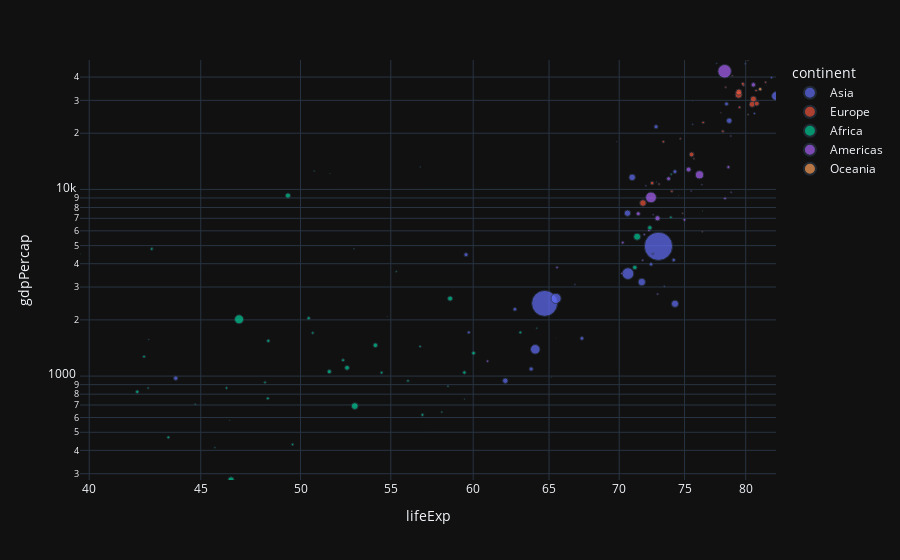

Notebook cell for this chart:
### Code cell
px.scatter(
    temp_df, 
    x='lifeExp',  # X-axis: Life Expectancy for each country
    y='gdpPercap',  # Y-axis: GDP per Capita for each country
    color='continent',  # Color each point by the continent of the country
    size='pop',  # Adjust the size of each point based on the population of the country
    hover_name='country',  # Show the country's name when hovering over the point
    log_x=True,  # Apply a logarithmic scale to the X-axis (life expectancy)
    log_y=True,  # Apply a logarithmic scale to the Y-axis (GDP per capita)
    range_x=[temp_df['lifeExp'].min(), temp_df['lifeExp'].max()],  # Set the range for the X-axis based on the minimum and maximum values of life expectancy
    range_y=[temp_df['gdpPercap'].min(), temp_df['gdpPercap'].max()],  # Set the range for the Y-axis based on the minimum and maximum values of GDP per capita
    template="plotly_dark"  # Use a dark theme for the plot
)

### Figure 1 — Plotly figure (JSON) as saved in the notebook; plotly's stock layout.template omitted (floating-point values rounded to 4 significant figures)
{"data": [{"hovertemplate": "<b>%{hovertext}</b><br><br>continent=Asia<br>lifeExp=%{x}<br>gdpPercap=%{y}<br>pop=%{marker.size}<extra></extra>", "hovertext": ["Afghanistan", "Bahrain", "Bangladesh", "Cambodia", "China", "Hong Kong, China", "India", "Indonesia", "Iran", "Iraq", "Israel", "Japan", "Jordan", "Korea, Dem. Rep.", "Korea, Rep.", "Kuwait", "Lebanon", "Malaysia", "Mongolia", "Myanmar", "Nepal", "Oman", "Pakistan", "Philippines", "Saudi Arabia", "Singapore", "Sri Lanka", "Syria", "Taiwan", "Thailand", "Vietnam", "West Bank and Gaza", "Yemen, Rep."], "legendgroup": "Asia", "marker": {"color": "#636efa", "size": [31889923, 708573, 150448339, 14131858, 1318683096, 6980412, 1110396331, 223547000, 69453570, 27499638, 6426679, 127467972, 6053193, 23301725, 49044790, 2505559, 3921278, 24821286, 2874127, 47761980, 28901790, 3204897, 169270617, 91077287, 27601038, 4553009, 20378239, 19314747, 23174294, 65068149, 85262356, 4018332, 22211743], "sizemode": "area", "sizeref": 3297000.0, "symbol": "circle"}, "mode": "markers", "name": "Asia", "orientation": "v", "showlegend": true, "type": "scatter", "x": [43.83, 75.64, 64.06, 59.72, 72.96, 82.21, 64.7, 70.65, 70.96, 59.55, 80.75, 82.6, 72.53, 67.3, 78.62, 77.59, 71.99, 74.24, 66.8, 62.07, 63.78, 75.64, 65.48, 71.69, 72.78, 79.97, 72.4, 74.14, 78.4, 70.62, 74.25, 73.42, 62.7], "xaxis": "x", "y": [974.6, 29800.0, 1391.0, 1714.0, 4959.0, 39720.0, 2452.0, 3541.0, 11610.0, 4471.0, 25520.0, 31660.0, 4519.0, 1593.0, 23350.0, 47310.0, 10460.0, 12450.0, 3096.0, 944.0, 1091.0, 22320.0, 2606.0, 3190.0, 21650.0, 47140.0, 3970.0, 4185.0, 28720.0, 7458.0, 2442.0, 3025.0, 2281.0], "yaxis": "y"}, {"hovertemplate": "<b>%{hovertext}</b><br><br>continent=Europe<br>lifeExp=%{x}<br>gdpPercap=%{y}<br>pop=%{marker.size}<extra></extra>", "hovertext": ["Albania", "Austria", "Belgium", "Bosnia and Herzegovina", "Bulgaria", "Croatia", "Czech Republic", "Denmark", "Finland", "France", "Germany", "Greece", "Hungary", "Iceland", "Ireland", "Italy", "Montenegro", "Netherlands", "Norway", "Poland", "Portugal", "Romania", "Serbia", "Slovak Republic", "Slovenia", "Spain", "Sweden", "Switzerland", "Turkey", "United Kingdom"], "legendgroup": "Europe", "marker": {"color": "#EF553B", "size": [3600523, 8199783, 10392226, 4552198, 7322858, 4493312, 10228744, 5468120, 5238460, 61083916, 82400996, 10706290, 9956108, 301931, 4109086, 58147733, 684736, 16570613, 4627926, 38518241, 10642836, 22276056, 10150265, 5447502, 2009245, 40448191, 9031088, 7554661, 71158647, 60776238], "sizemode": "area", "sizeref": 3297000.0, "symbol": "circle"}, "mode": "markers", "name": "Europe", "orientation": "v", "showlegend": true, "type": "scatter", "x": [76.42, 79.83, 79.44, 74.85, 73.0, 75.75, 76.49, 78.33, 79.31, 80.66, 79.41, 79.48, 73.34, 81.76, 78.89, 80.55, 74.54, 79.76, 80.2, 75.56, 78.1, 72.48, 74.0, 74.66, 77.93, 80.94, 80.88, 81.7, 71.78, 79.42], "xaxis": "x", "y": [5937.0, 36130.0, 33690.0, 7446.0, 10680.0, 14620.0, 22830.0, 35280.0, 33210.0, 30470.0, 32170.0, 27540.0, 18010.0, 36180.0, 40680.0, 28570.0, 9254.0, 36800.0, 49360.0, 15390.0, 20510.0, 10810.0, 9787.0, 18680.0, 25770.0, 28820.0, 33860.0, 37510.0, 8458.0, 33200.0], "yaxis": "y"}, {"hovertemplate": "<b>%{hovertext}</b><br><br>continent=Africa<br>lifeExp=%{x}<br>gdpPercap=%{y}<br>pop=%{marker.size}<extra></extra>", "hovertext": ["Algeria", "Angola", "Benin", "Botswana", "Burkina Faso", "Burundi", "Cameroon", "Central African Republic", "Chad", "Comoros", "Congo, Dem. Rep.", "Congo, Rep.", "Cote d'Ivoire", "Djibouti", "Egypt", "Equatorial Guinea", "Eritrea", "Ethiopia", "Gabon", "Gambia", "Ghana", "Guinea", "Guinea-Bissau", "Kenya", "Lesotho", "Liberia", "Libya", "Madagascar", "Malawi", "Mali", "Mauritania", "Mauritius", "Morocco", "Mozambique", "Namibia", "Niger", "Nigeria", "Reunion", "Rwanda", "Sao Tome and Principe", "Senegal", "Sierra Leone", "Somalia", "South Africa", "Sudan", "Swaziland", "Tanzania", "Togo", "Tunisia", "Uganda", "Zambia", "Zimbabwe"], "legendgroup": "Africa", "marker": {"color": "#00cc96", "size": [33333216, 12420476, 8078314, 1639131, 14326203, 8390505, 17696293, 4369038, 10238807, 710960, 64606759, 3800610, 18013409, 496374, 80264543, 551201, 4906585, 76511887, 1454867, 1688359, 22873338, 9947814, 1472041, 35610177, 2012649, 3193942, 6036914, 19167654, 13327079, 12031795, 3270065, 1250882, 33757175, 19951656, 2055080, 12894865, 135031164, 798094, 8860588, 199579, 12267493, 6144562, 9118773, 43997828, 42292929, 1133066, 38139640, 5701579, 10276158, 29170398, 11746035, 12311143], "sizemode": "area", "sizeref": 3297000.0, "symbol": "circle"}, "mode": "markers", "name": "Africa", "orientation": "v", "showlegend": true, "type": "scatter", "x": [72.3, 42.73, 56.73, 50.73, 52.3, 49.58, 50.43, 44.74, 50.65, 65.15, 46.46, 55.32, 48.33, 54.79, 71.34, 51.58, 58.04, 52.95, 56.73, 59.45, 60.02, 56.01, 46.39, 54.11, 42.59, 45.68, 73.95, 59.44, 48.3, 54.47, 64.16, 72.8, 71.16, 42.08, 52.91, 56.87, 46.86, 76.44, 46.24, 65.53, 63.06, 42.57, 48.16, 49.34, 58.56, 39.61, 52.52, 58.42, 73.92, 51.54, 42.38, 43.49], "xaxis": "x", "y": [6223.0, 4797.0, 1441.0, 12570.0, 1217.0, 430.1, 2042.0, 706.0, 1704.0, 986.1, 277.6, 3633.0, 1545.0, 2082.0, 5581.0, 12150.0, 641.4, 690.8, 13210.0, 752.7, 1328.0, 942.7, 579.2, 1463.0, 1569.0, 414.5, 12060.0, 1045.0, 759.3, 1043.0, 1803.0, 10960.0, 3820.0, 823.7, 4811.0, 619.7, 2014.0, 7670.0, 863.1, 1598.0, 1712.0, 862.5, 926.1, 9270.0, 2602.0, 4513.0, 1107.0, 883.0, 7093.0, 1056.0, 1271.0, 469.7], "yaxis": "y"}, {"hovertemplate": "<b>%{hovertext}</b><br><br>continent=Americas<br>lifeExp=%{x}<br>gdpPercap=%{y}<br>pop=%{marker.size}<extra></extra>", "hovertext": ["Argentina", "Bolivia", "Brazil", "Canada", "Chile", "Colombia", "Costa Rica", "Cuba", "Dominican Republic", "Ecuador", "El Salvador", "Guatemala", "Haiti", "Honduras", "Jamaica", "Mexico", "Nicaragua", "Panama", "Paraguay", "Peru", "Puerto Rico", "Trinidad and Tobago", "United States", "Uruguay", "Venezuela"], "legendgroup": "Americas", "marker": {"color": "#ab63fa", "size": [40301927, 9119152, 190010647, 33390141, 16284741, 44227550, 4133884, 11416987, 9319622, 13755680, 6939688, 12572928, 8502814, 7483763, 2780132, 108700891, 5675356, 3242173, 6667147, 28674757, 3942491, 1056608, 301139947, 3447496, 26084662], "sizemode": "area", "sizeref": 3297000.0, "symbol": "circle"}, "mode": "markers", "name": "Americas", "orientation": "v", "showlegend": true, "type": "scatter", "x": [75.32, 65.55, 72.39, 80.65, 78.55, 72.89, 78.78, 78.27, 72.23, 74.99, 71.88, 70.26, 60.92, 70.2, 72.57, 76.19, 72.9, 75.54, 71.75, 71.42, 78.75, 69.82, 78.24, 76.38, 73.75], "xaxis": "x", "y": [12780.0, 3822.0, 9066.0, 36320.0, 13170.0, 7007.0, 9645.0, 8948.0, 6025.0, 6873.0, 5728.0, 5186.0, 1202.0, 3548.0, 7321.0, 11980.0, 2749.0, 9809.0, 4173.0, 7409.0, 19330.0, 18010.0, 42950.0, 10610.0, 11420.0], "yaxis": "y"}, {"hovertemplate": "<b>%{hovertext}</b><br><br>continent=Oceania<br>lifeExp=%{x}<br>gdpPercap=%{y}<br>pop=%{marker.size}<extra></extra>", "hovertext": ["Australia", "New Zealand"], "legendgroup": "Oceania", "marker": {"color": "#FFA15A", "size": [20434176, 4115771], "sizemode": "area", "sizeref": 3297000.0, "symbol": "circle"}, "mode": "markers", "name": "Oceania", "orientation": "v", "showlegend": true, "type": "scatter", "x": [81.23, 80.2], "xaxis": "x", "y": [34440.0, 25190.0], "yaxis": "y"}], "layout": {"legend": {"itemsizing": "constant", "title": {"text": "continent"}, "tracegroupgap": 0}, "margin": {"t": 60}, "xaxis": {"anchor": "y", "domain": [0, 1], "range": [1.598, 1.917], "title": {"text": "lifeExp"}, "type": "log"}, "yaxis": {"anchor": "x", "domain": [0, 1], "range": [2.443, 4.693], "title": {"text": "gdpPercap"}, "type": "log"}}}
